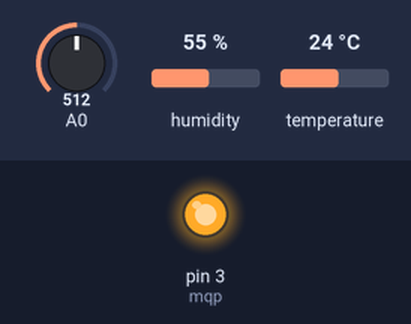
A sketch run on a simulated Arduino Uno, built with avr-gcc and run on an emulated ATmega328P. On the bench: output pins drawn as LEDs (lit = HIGH). Inputs (shaded band) come from the test bench; at power-on: A0 = 512, humidity 55 %, temperature 24 °C. What the sketch prints to the serial monitor is not drawn.

Above: at 0.1 s.
Timing chart, 0 to 1.6 s (numbered marks = the images above):
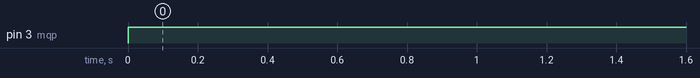

The sketch:

sensors.ino
```cpp
#include <dht.h>
dht DHT;
#define DHT11 7
const int mqp=3;
String mq135,temp,hum;
void setup() {
  // put your setup code here, to run once:
 pinMode(mqp,OUTPUT);
 Serial.begin(9600);
}

void loop() {
digitalWrite(mqp,HIGH);
int c= DHT.read11(DHT11);
temp=String(DHT.temperature);
hum=String(DHT.humidity);
mq135=String(analogRead(A0));
Serial.print("(*)");
Serial.print(temp);
Serial.print(',');
Serial.print(hum);
Serial.print(',');
Serial.print(mq135);
Serial.print("*v*");
Serial.println(' ');
delay(1000);

}
```

Measured:
- by itself, pin 3 (mqp): LOW → HIGH at 0.00 s
